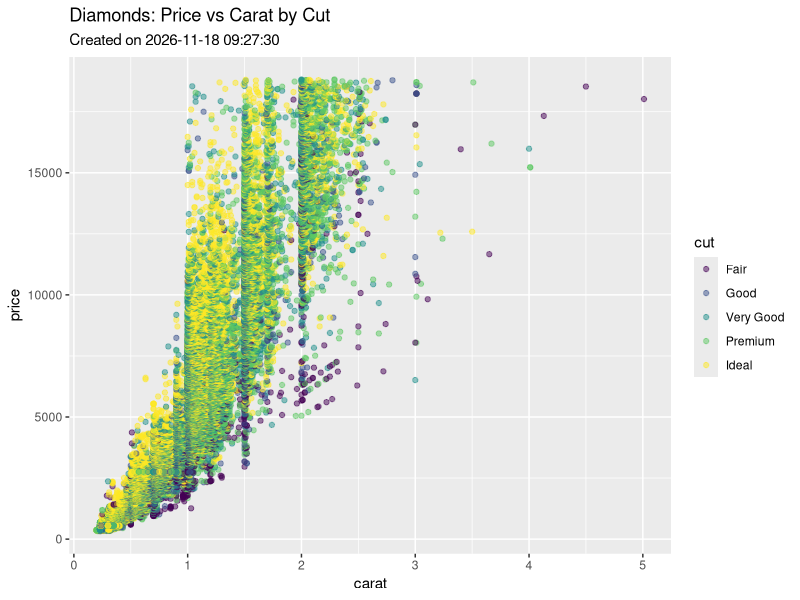

Here is the R script that generated this plot:
## ---- chunk 1
library(ggplot2)

# Get current date and time
timestamp <- format(Sys.time(), "%Y-%m-%d %H:%M:%S")

# Plot with timestamp in the title
ggplot(diamonds, aes(x = carat, y = price, color = cut)) +
  geom_point(alpha = 0.5) +
  labs(title = "Diamonds: Price vs Carat by Cut",
        subtitle =  paste0("Created on ",timestamp))

